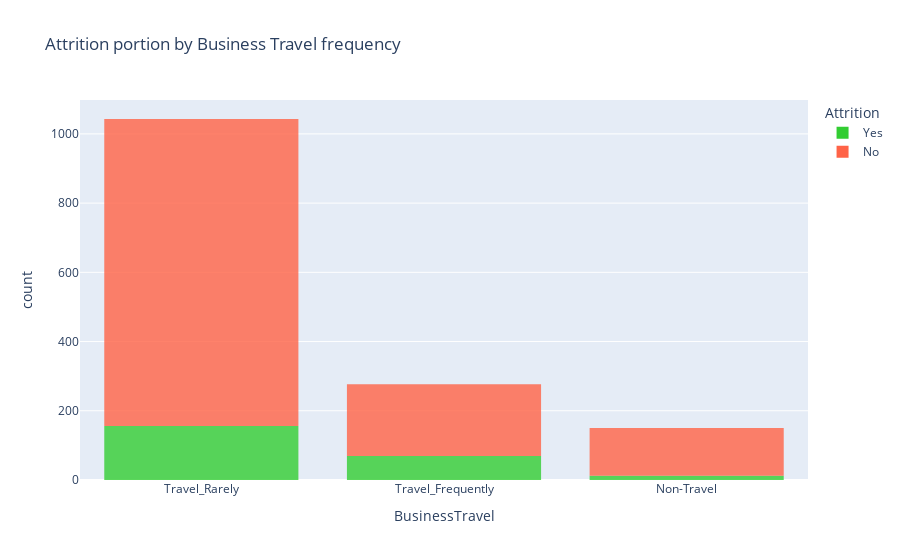

The notebook cell this image was saved under:
### Code cell
fig = px.histogram(df, x='BusinessTravel', color='Attrition', opacity=0.8,
                   title='Attrition portion by Business Travel frequency',
                   color_discrete_map={'Yes':'limegreen', 'No':'tomato'})
fig.show()

### Figure 1 — Plotly figure (JSON) as saved in the notebook; plotly's stock layout.template omitted (floating-point values rounded to 4 significant figures; data arrays with more than 128 entries replaced by an {"elided": "..."} marker saying what was removed)
{"data": [{"alignmentgroup": "True", "bingroup": "x", "hovertemplate": "Attrition=Yes<br>BusinessTravel=%{x}<br>count=%{y}<extra></extra>", "legendgroup": "Yes", "marker": {"color": "limegreen", "opacity": 0.8, "pattern": {"shape": ""}}, "name": "Yes", "offsetgroup": "Yes", "orientation": "v", "showlegend": true, "type": "histogram", "x": {"elided": "237 str values"}, "xaxis": "x", "yaxis": "y"}, {"alignmentgroup": "True", "bingroup": "x", "hovertemplate": "Attrition=No<br>BusinessTravel=%{x}<br>count=%{y}<extra></extra>", "legendgroup": "No", "marker": {"color": "tomato", "opacity": 0.8, "pattern": {"shape": ""}}, "name": "No", "offsetgroup": "No", "orientation": "v", "showlegend": true, "type": "histogram", "x": {"elided": "1233 str values"}, "xaxis": "x", "yaxis": "y"}], "layout": {"barmode": "relative", "legend": {"title": {"text": "Attrition"}, "tracegroupgap": 0}, "title": {"text": "Attrition portion by Business Travel frequency"}, "xaxis": {"anchor": "y", "domain": [0, 1], "title": {"text": "BusinessTravel"}}, "yaxis": {"anchor": "x", "domain": [0, 1], "title": {"text": "count"}}}}
